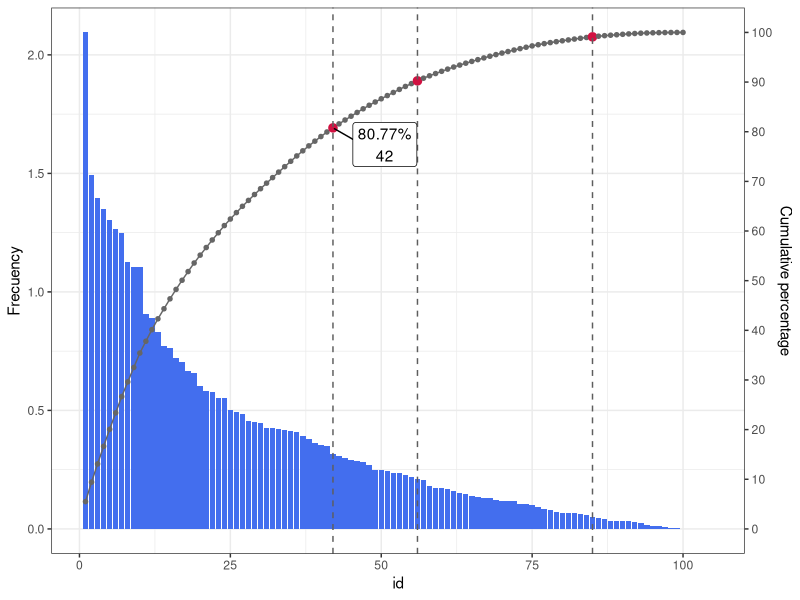
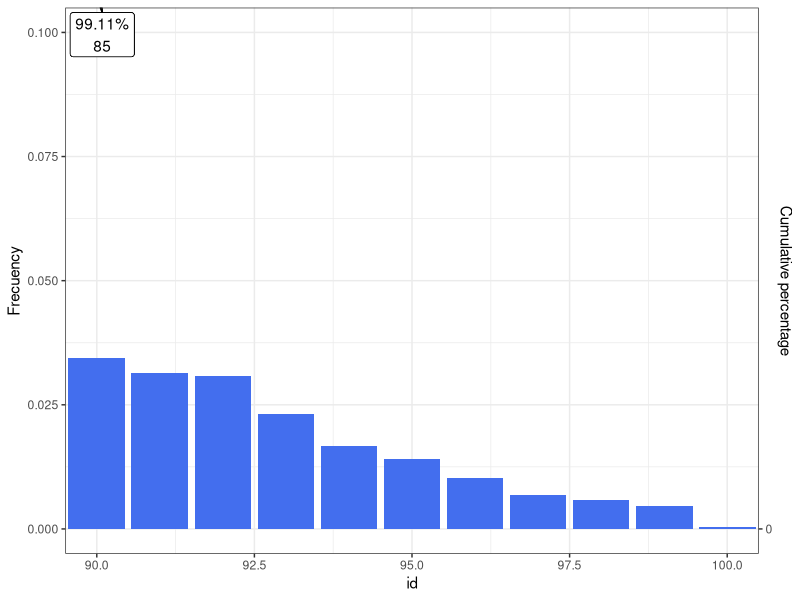
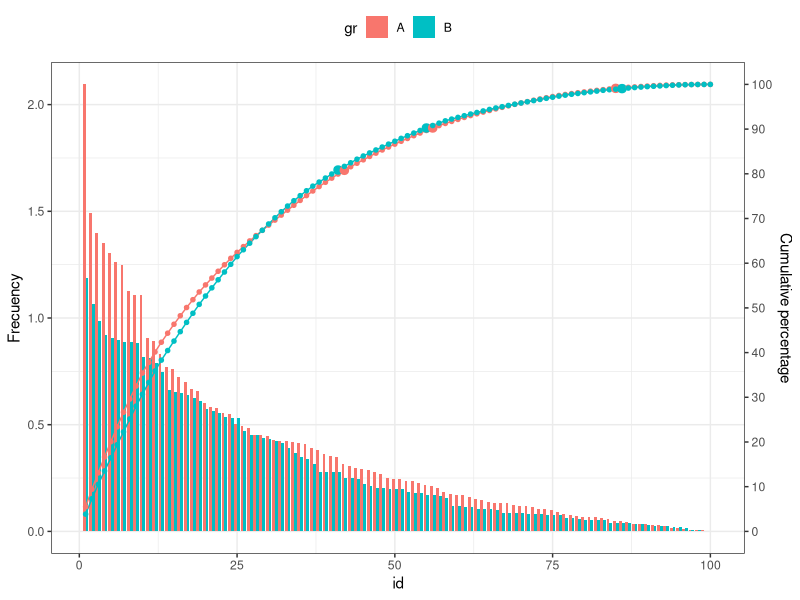
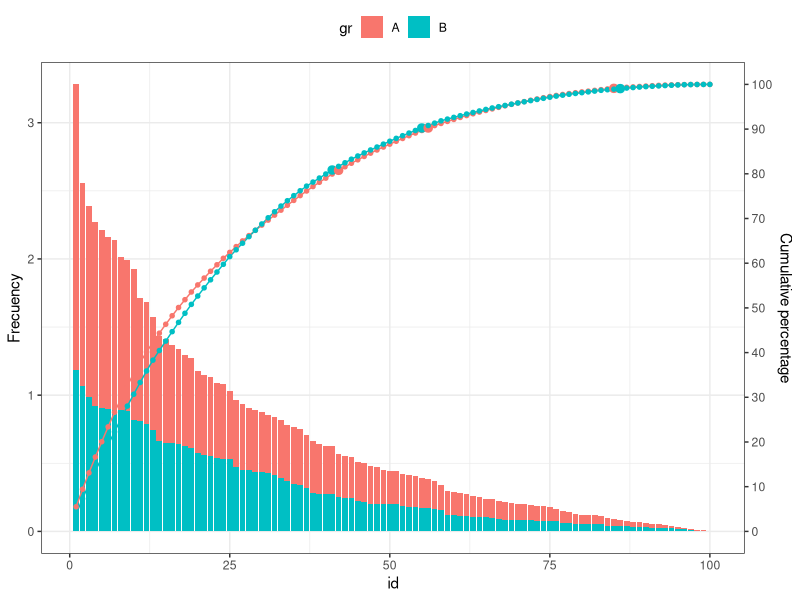
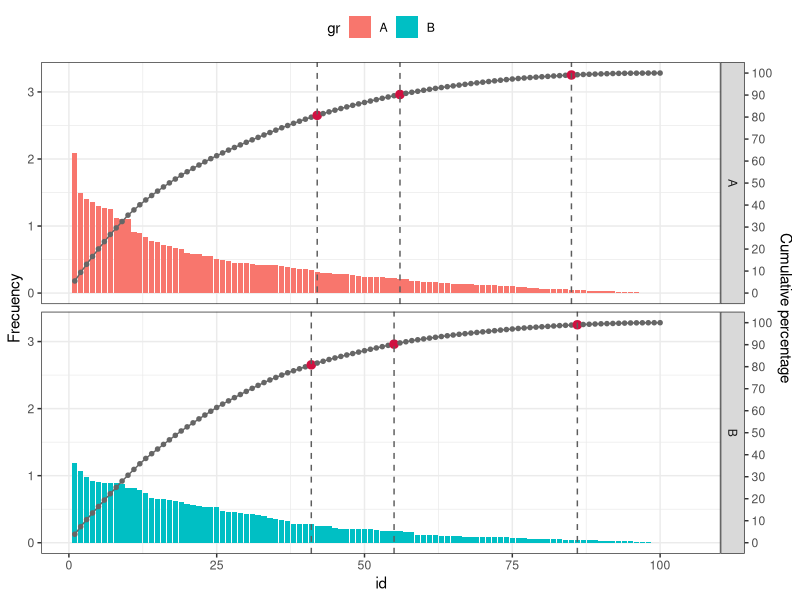
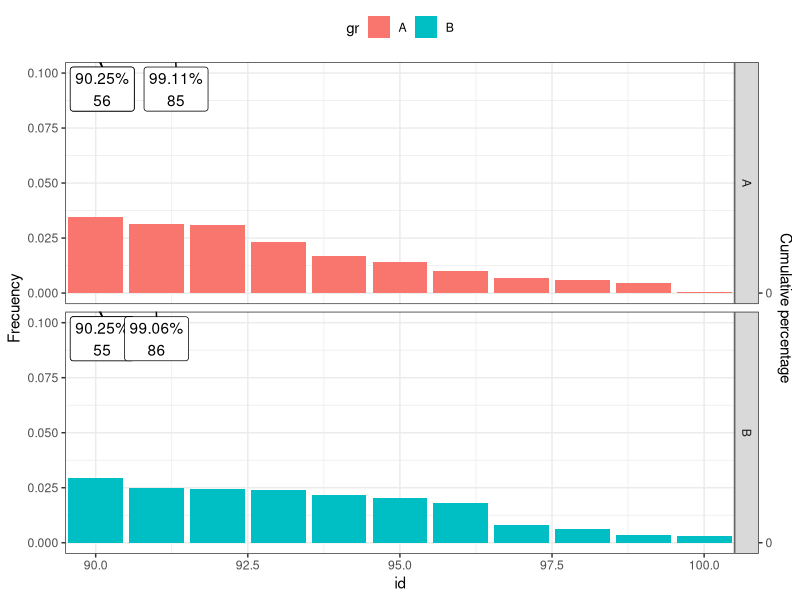

R code for these plots, in order:
## ---- chunk 1
library(dplyr)
library(knitr)

library(ggplot2)
library(ggrepel)
library(ggforce)

options(scipen=10)
opts_chunk$set(out.width = '\\maxwidth')
## ---- chunk 2
# sample 1 poiasson ポアソン分布
val.a <- rpois(1000, 3) %>% table
val.b <- rpois(1000, 3) %>% table
num <- c(val.a, val.b)
gr <- c(rep("A",length(val.a)),rep("B",length(val.b)))
id <- c(c(1:length(val.a)),c(1:length(val.b)))
df.1 <- data.frame(gr, id, num) %>% arrange(id)

# sample 2 norm ランダムサンプリング
gr <- c(rep("A",100),rep("B",100))
id <- c(c(1:100),c(1:100))
num <- c(sort(sample(1:1000, 100, replace=F),decreasing = T),sort(sample(1:1000, 100, replace=F), decreasing = T))
df.2 <- data.frame(gr, id, num) %>% arrange(id)

# sample 3 exp 指数分布
gr <- c(rep("A",100),rep("B",100))
id <- c(c(1:100),c(1:100))
num <- c(sort(rexp(100, 3), decreasing = T),sort(rexp(100, 3), decreasing = T))
df.3 <- data.frame(gr, id, num) %>% arrange(id)

df <- df.3
## ---- chunk 3
str(df)
## ---- chunk 4
plotFreqCumPer <- function(df, x, y){
  
  x <- dplyr::enquo(x)
  y <- dplyr::enquo(y)

  max.height <- df %>% pull(!!y) %>% max()
  
  df %>%
    mutate(cum_per = 100 * cumsum(!!y) / sum(!!y)) %>%
    mutate(la = ifelse(cum_per > 80 & !duplicated(cum_per > 80), paste0(round(cum_per,2),"%\r\n",!!x), '')) %>%
    mutate(la = ifelse(cum_per > 90 & !duplicated(cum_per > 90), paste0(round(cum_per,2),"%\r\n",!!x), la)) %>%
    mutate(la = ifelse(cum_per > 99 & !duplicated(cum_per > 99), paste0(round(cum_per,2),"%\r\n",!!x), la)) %>%
    ggplot(aes(x = !!x, y = !!y, label = la)) + 
      geom_bar(stat = "identity", fill = "#436EEE") +
      geom_line(aes(x = !!x, y = cum_per/100 * max.height), color = "#666666") +
      geom_point(aes(y = cum_per/100 * max.height, color = la != "", size = la != ""), shape = 20) +
      geom_vline(aes(xintercept = ifelse(la != "", !!x, NA)), colour="#5d5d5d", linetype = "dashed", size=0.5, na.rm = T) +
      geom_label_repel(aes(y = cum_per/100 * max.height), nudge_x = 5) + 
      scale_colour_manual(name = '', values = setNames(c('#d11141','#666666'), c(T, F))) +
      scale_size_manual(name = '', values = setNames(c(4, 2), c(T, F))) +
      scale_y_continuous(sec.axis = sec_axis(~. * 100 / max.height, breaks = seq(0, 100, by=10), name = "Cumulative percentage")) + 
      theme_bw() + 
      theme(legend.position = "top") +
      guides(color = F, size = F) + 
      labs(x = rlang::quo_text(x), y = "Frecuency", fill = rlang::quo_text(gr))
}

plotFreqCumPer(df %>% filter(gr == "A") %>% select(-gr), id, num)
## ---- chunk 5
plotFreqCumPer(df %>% filter(gr == "A") %>% select(-gr), id, num) + coord_cartesian(xlim = c(90, 100), ylim=c(0, 0.1), expand = T)
## ---- chunk 6
plotFreqCumPerDodge <- function(df, x, y, gr){
  x <- dplyr::enquo(x)
  y <- dplyr::enquo(y)
  gr <- dplyr::enquo(gr)
  
  max.height <- df %>% pull(!!y) %>% max()
  
  df %>%
    group_by(!!gr) %>%
    mutate(cum_per = 100 * cumsum(!!y) / sum(!!y)) %>%
    mutate(la = ifelse(cum_per > 80 & !duplicated(cum_per > 80), paste0(round(cum_per,2),"%\r\n",!!x), '')) %>%
    mutate(la = ifelse(cum_per > 90 & !duplicated(cum_per > 90), paste0(round(cum_per,2),"%\r\n",!!x), la)) %>%
    mutate(la = ifelse(cum_per > 99 & !duplicated(cum_per > 99), paste0(round(cum_per,2),"%\r\n",!!x), la)) %>%
    ggplot(aes(x = !!x, y = !!y, group = !!gr, label = la)) + 
　　  geom_bar(aes(fill = !!gr), stat = "identity", position = "dodge") +
      geom_line(aes(x = !!x, y = cum_per/100 * max.height, color = !!gr)) +
      geom_point(aes(y = cum_per/100 * max(!!y), color = !!gr, size = la != ""), shape = 20) +
      geom_label_repel(aes(y = cum_per/100 * max.height)) + 
      scale_y_continuous(sec.axis = sec_axis(~. * 100 / max.height, breaks=seq(0, 100, by=10), name = "Cumulative percentage")) + 
      scale_size_manual(name = '', values = setNames(c(4, 2), c(T, F))) +
      theme_bw() + 
      theme(legend.position = "top") +
      guides(color = F, size = F) + 
      labs(x = rlang::quo_text(x), y = "Frecuency", fill = rlang::quo_text(gr))
}

plotFreqCumPerDodge(df, id, num, gr)
## ---- chunk 7
plotFreqCumPerStack <- function(df, x, y, gr){
  x <- dplyr::enquo(x)
  y <- dplyr::enquo(y)
  gr <- dplyr::enquo(gr)
  
  max.height <- df %>% group_by(!!gr) %>% summarise(max_num = max(!!y)) %>% ungroup() %>% .$max_num %>% sum
  
  df %>%
    group_by(!!gr) %>%
    mutate(cum_per = 100 * cumsum(!!y) / sum(!!y)) %>%
    mutate(la = ifelse(cum_per > 80 & !duplicated(cum_per > 80), paste0(round(cum_per,2),"%\r\n",!!x), '')) %>%
    mutate(la = ifelse(cum_per > 90 & !duplicated(cum_per > 90), paste0(round(cum_per,2),"%\r\n",!!x), la)) %>%
    mutate(la = ifelse(cum_per > 99 & !duplicated(cum_per > 99), paste0(round(cum_per,2),"%\r\n",!!x), la)) %>%
    ggplot(aes(x = !!x, y = !!y, group = !!gr, label = la)) + 
      geom_bar(aes(fill = !!gr), stat = "identity", position = "stack") +
      geom_line(aes(x = !!x, y = cum_per/100 * max.height, color = !!gr)) +
      geom_point(aes(x = !!x, y = cum_per/100 * max.height, color = !!gr, size = la != ""), shape = 20) +
      geom_label_repel(aes(y = cum_per/100 * max.height)) + 
      scale_size_manual(name = '', values = setNames(c(4, 2), c(T, F))) +
      scale_y_continuous(sec.axis = sec_axis(~. * 100 / max.height, breaks=seq(0, 100, by=10), name = "Cumulative percentage")) + 
      theme_bw() + 
      theme(legend.position = "top") +
      guides(color = F, size = F) + 
      labs(x = rlang::quo_text(x), y = "Frecuency", fill = rlang::quo_text(gr))
}

plotFreqCumPerStack(df, id, num, gr)
## ---- chunk 8
plotFreqCumPerFacet <- function(df, x, y, gr){
  fml_facet <- as.formula(paste(base::substitute(gr), "~ .")) # dplyr::enquoはだめ
  x <- dplyr::enquo(x)
  y <- dplyr::enquo(y)
  gr <- dplyr::enquo(gr)
  
  max.height <- df %>% group_by(!!gr) %>% summarise(max_num = max(!!y)) %>% ungroup() %>% .$max_num %>% sum
  
  df %>%
    group_by(!!gr) %>%
    mutate(cum_per = 100 * cumsum(!!y) / sum(!!y)) %>%
    mutate(la = ifelse(cum_per > 80 & !duplicated(cum_per > 80), paste0(round(cum_per,2),"%\r\n",!!x), '')) %>%
    mutate(la = ifelse(cum_per > 90 & !duplicated(cum_per > 90), paste0(round(cum_per,2),"%\r\n",!!x), la)) %>%
    mutate(la = ifelse(cum_per > 99 & !duplicated(cum_per > 99), paste0(round(cum_per,2),"%\r\n",!!x), la)) %>%
    ggplot(aes(x = !!x, y = !!y, group = !!gr, label = la)) + 
      geom_bar(aes(fill = !!gr), stat = "identity") +
      geom_line(aes(x = !!x, y = cum_per/100 * max.height), color = "#666666") +
      geom_point(aes(y = cum_per/100 * max.height, color = la != "", size = la != ""), shape = 20) +
      geom_vline(aes(xintercept = ifelse(la != "", !!x, NA)), colour="#5d5d5d", linetype = "dashed", size=0.5, na.rm = T) +
      geom_label_repel(aes(y = cum_per/100 * max.height), nudge_x = 5) + 
      facet_grid(fml_facet) + # or facet_grid(rows = vars(!!gr_var)) +  
      scale_colour_manual(name = '', values = setNames(c('#d11141','#666666'), c(T, F))) +
      scale_size_manual(name = '', values = setNames(c(4, 2), c(T, F))) +
      scale_y_continuous(sec.axis = sec_axis(~. * 100 / max.height, breaks = seq(0, 100, by=10), name = "Cumulative percentage")) + 
      theme_bw() + 
      theme(legend.position = "top") +
      guides(color = F, size = F) + 
      labs(x = rlang::quo_text(x), y = "Frecuency", fill = rlang::quo_text(gr))
}
plotFreqCumPerFacet(df, id, num, gr)
## ---- chunk 9
plotFreqCumPerFacet(df, id, num, gr) + coord_cartesian(xlim = c(90, 100), ylim=c(0, 0.1), expand = T)
